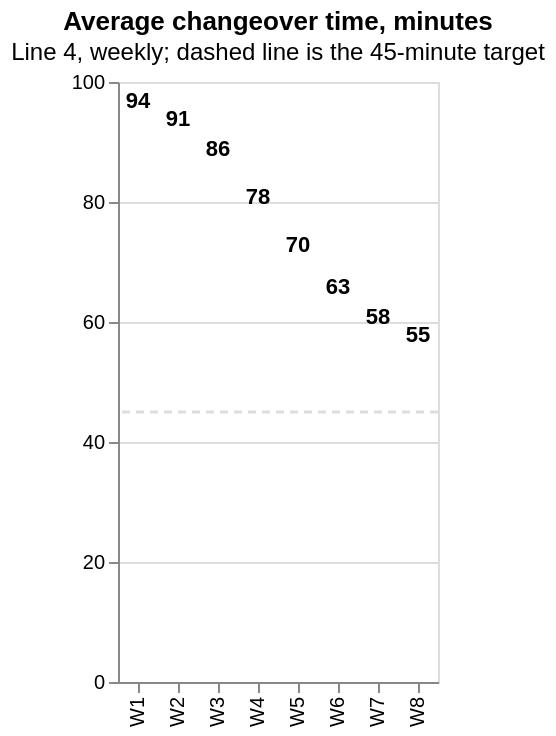

Express this chart as Vega-Lite.
### Vega-Lite specification from a JSON file in a GitHub repository (floating-point values rounded to 4 significant figures)
{"$schema": "https://vega.github.io/schema/vega-lite/v5.json", "title": {"text": "Average changeover time, minutes", "subtitle": "Line 4, weekly; dashed line is the 45-minute target"}, "data": {"values": [{"week": "W1", "minutes": 94}, {"week": "W2", "minutes": 91}, {"week": "W3", "minutes": 86}, {"week": "W4", "minutes": 78}, {"week": "W5", "minutes": 70}, {"week": "W6", "minutes": 63}, {"week": "W7", "minutes": 58}, {"week": "W8", "minutes": 55}]}, "layer": [{"mark": {"type": "bar", "width": {"band": 0.62}}, "encoding": {"x": {"field": "week", "type": "ordinal", "title": null, "sort": null}, "y": {"field": "minutes", "type": "quantitative", "title": null, "scale": {"domain": [0, 100]}, "axis": {"tickCount": 5}}, "color": {"condition": {"test": "datum.week === 'W8'", "value": "$accent"}, "value": "$rule"}}}, {"mark": {"type": "text", "dy": -8, "fontWeight": 600}, "encoding": {"x": {"field": "week", "type": "ordinal", "sort": null}, "y": {"field": "minutes", "type": "quantitative"}, "text": {"field": "minutes"}}}, {"data": {"values": [{"target": 45}]}, "mark": {"type": "rule", "strokeDash": [4, 3], "strokeWidth": 1.5}, "encoding": {"y": {"field": "target", "type": "quantitative"}, "color": {"value": "$muted"}}}]}
